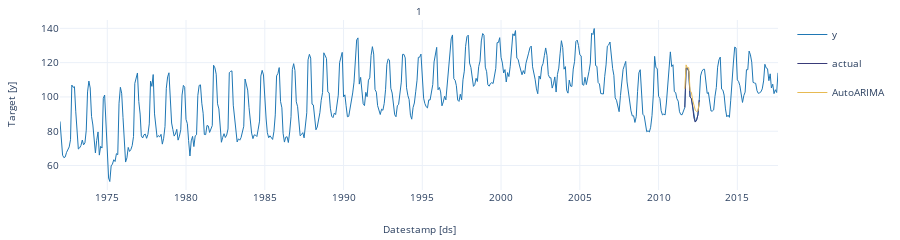
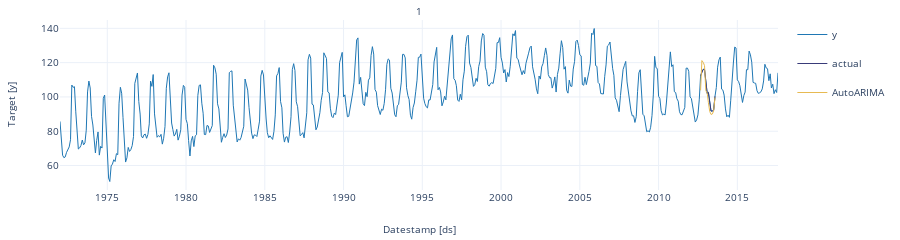
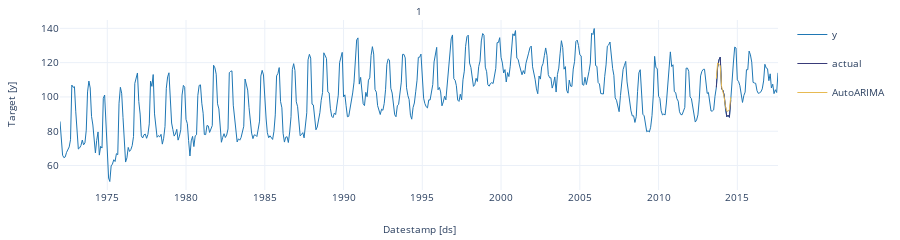
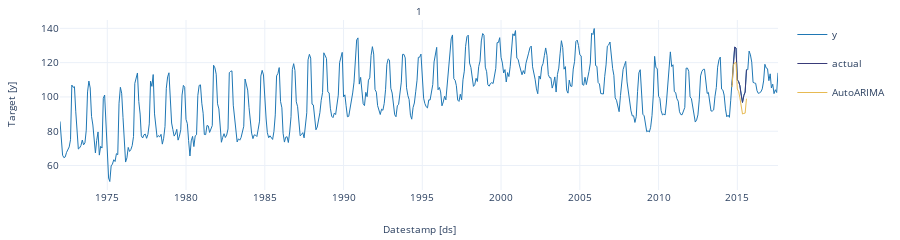

The code cell stored with these charts, in order, in its notebook:
### Markdown cell above
We’ll now plot the forecast for each cutoff period. To make the plots clearer, we’ll rename the actual values in each period.

### Code cell
crossvalidation_df.rename(columns = {'y' : 'actual'}, inplace = True) # rename actual values 

cutoff = crossvalidation_df['cutoff'].unique()

for k in range(len(cutoff)): 
    cv = crossvalidation_df[crossvalidation_df['cutoff'] == cutoff[k]]
    StatsForecast.plot(df, cv.loc[:, cv.columns != 'cutoff'])

### Figure 1 — Plotly figure (JSON) as saved in the notebook; plotly's stock layout.template omitted (floating-point values rounded to 4 significant figures; data arrays with more than 128 entries replaced by an {"elided": "..."} marker saying what was removed)
{"data": [{"legendgroup": "y", "line": {"color": "#1f77b4", "width": 1}, "mode": "lines", "name": "y", "showlegend": true, "type": "scatter", "x": {"elided": "548 str values"}, "xaxis": "x", "y": {"elided": "548 float values"}, "yaxis": "y"}, {"legendgroup": "actual", "line": {"color": "#393b79", "width": 1}, "mode": "lines", "name": "actual", "showlegend": true, "type": "scatter", "x": ["2011-09-01T00:00:00", "2011-10-01T00:00:00", "2011-11-01T00:00:00", "2011-12-01T00:00:00", "2012-01-01T00:00:00", "2012-02-01T00:00:00", "2012-03-01T00:00:00", "2012-04-01T00:00:00", "2012-05-01T00:00:00", "2012-06-01T00:00:00", "2012-07-01T00:00:00", "2012-08-01T00:00:00"], "xaxis": "x", "y": [93.91, 116.8, 116.8, 115.0, 99.97, 99.04, 94.15, 87.69, 85.35, 86.58, 89.52, 98.3], "yaxis": "y"}, {"legendgroup": "AutoARIMA", "line": {"color": "#e7ba52", "width": 1}, "mode": "lines", "name": "AutoARIMA", "showlegend": true, "type": "scatter", "x": ["2011-09-01T00:00:00", "2011-10-01T00:00:00", "2011-11-01T00:00:00", "2011-12-01T00:00:00", "2012-01-01T00:00:00", "2012-02-01T00:00:00", "2012-03-01T00:00:00", "2012-04-01T00:00:00", "2012-05-01T00:00:00", "2012-06-01T00:00:00", "2012-07-01T00:00:00", "2012-08-01T00:00:00"], "xaxis": "x", "y": [104.8, 118.7, 116.8, 117.1, 103.6, 102.7, 98.21, 95.24, 92.33, 91.51, 91.76, 96.86], "yaxis": "y"}], "layout": {"annotations": [{"font": {"size": 10}, "showarrow": false, "text": "1", "x": 0.5, "xanchor": "center", "xref": "paper", "y": 1, "yanchor": "bottom", "yref": "paper"}, {"font": {"size": 10}, "showarrow": false, "text": "Datestamp [ds]", "x": 0.5, "xanchor": "center", "xref": "paper", "y": 0, "yanchor": "top", "yref": "paper", "yshift": -30}, {"font": {"size": 10}, "showarrow": false, "text": "Target [y]", "textangle": -90, "x": 0, "xanchor": "right", "xref": "paper", "xshift": -40, "y": 0.5, "yanchor": "middle", "yref": "paper"}], "autosize": true, "font": {"size": 10}, "height": 150, "margin": {"b": 50, "l": 60, "r": 10, "t": 20}, "xaxis": {"anchor": "y", "domain": [0, 1], "showticklabels": true, "visible": true}, "yaxis": {"anchor": "x", "domain": [0, 1]}}}

### Figure 2 — Plotly figure (JSON) as saved in the notebook; plotly's stock layout.template omitted (floating-point values rounded to 4 significant figures; data arrays with more than 128 entries replaced by an {"elided": "..."} marker saying what was removed)
{"data": [{"legendgroup": "y", "line": {"color": "#1f77b4", "width": 1}, "mode": "lines", "name": "y", "showlegend": true, "type": "scatter", "x": {"elided": "548 str values"}, "xaxis": "x", "y": {"elided": "548 float values"}, "yaxis": "y"}, {"legendgroup": "actual", "line": {"color": "#393b79", "width": 1}, "mode": "lines", "name": "actual", "showlegend": true, "type": "scatter", "x": ["2012-09-01T00:00:00", "2012-10-01T00:00:00", "2012-11-01T00:00:00", "2012-12-01T00:00:00", "2013-01-01T00:00:00", "2013-02-01T00:00:00", "2013-03-01T00:00:00", "2013-04-01T00:00:00", "2013-05-01T00:00:00", "2013-06-01T00:00:00", "2013-07-01T00:00:00", "2013-08-01T00:00:00"], "xaxis": "x", "y": [112.3, 114.9, 116.1, 116.1, 107.1, 102.0, 102.6, 95.32, 91.76, 91.81, 92.43, 100.4], "yaxis": "y"}, {"legendgroup": "AutoARIMA", "line": {"color": "#e7ba52", "width": 1}, "mode": "lines", "name": "AutoARIMA", "showlegend": true, "type": "scatter", "x": ["2012-09-01T00:00:00", "2012-10-01T00:00:00", "2012-11-01T00:00:00", "2012-12-01T00:00:00", "2013-01-01T00:00:00", "2013-02-01T00:00:00", "2013-03-01T00:00:00", "2013-04-01T00:00:00", "2013-05-01T00:00:00", "2013-06-01T00:00:00", "2013-07-01T00:00:00", "2013-08-01T00:00:00"], "xaxis": "x", "y": [103.9, 121.2, 120.2, 118.3, 103.7, 102.2, 96.72, 91.54, 89.77, 90.04, 91.91, 99.73], "yaxis": "y"}], "layout": {"annotations": [{"font": {"size": 10}, "showarrow": false, "text": "1", "x": 0.5, "xanchor": "center", "xref": "paper", "y": 1, "yanchor": "bottom", "yref": "paper"}, {"font": {"size": 10}, "showarrow": false, "text": "Datestamp [ds]", "x": 0.5, "xanchor": "center", "xref": "paper", "y": 0, "yanchor": "top", "yref": "paper", "yshift": -30}, {"font": {"size": 10}, "showarrow": false, "text": "Target [y]", "textangle": -90, "x": 0, "xanchor": "right", "xref": "paper", "xshift": -40, "y": 0.5, "yanchor": "middle", "yref": "paper"}], "autosize": true, "font": {"size": 10}, "height": 150, "margin": {"b": 50, "l": 60, "r": 10, "t": 20}, "xaxis": {"anchor": "y", "domain": [0, 1], "showticklabels": true, "visible": true}, "yaxis": {"anchor": "x", "domain": [0, 1]}}}

### Figure 3 — Plotly figure (JSON) as saved in the notebook; plotly's stock layout.template omitted (floating-point values rounded to 4 significant figures; data arrays with more than 128 entries replaced by an {"elided": "..."} marker saying what was removed)
{"data": [{"legendgroup": "y", "line": {"color": "#1f77b4", "width": 1}, "mode": "lines", "name": "y", "showlegend": true, "type": "scatter", "x": {"elided": "548 str values"}, "xaxis": "x", "y": {"elided": "548 float values"}, "yaxis": "y"}, {"legendgroup": "actual", "line": {"color": "#393b79", "width": 1}, "mode": "lines", "name": "actual", "showlegend": true, "type": "scatter", "x": ["2013-09-01T00:00:00", "2013-10-01T00:00:00", "2013-11-01T00:00:00", "2013-12-01T00:00:00", "2014-01-01T00:00:00", "2014-02-01T00:00:00", "2014-03-01T00:00:00", "2014-04-01T00:00:00", "2014-05-01T00:00:00", "2014-06-01T00:00:00", "2014-07-01T00:00:00", "2014-08-01T00:00:00"], "xaxis": "x", "y": [105.5, 117.3, 121.6, 123.2, 104.6, 104.0, 101.1, 93.0, 88.41, 89.37, 88.09, 98.08], "yaxis": "y"}, {"legendgroup": "AutoARIMA", "line": {"color": "#e7ba52", "width": 1}, "mode": "lines", "name": "AutoARIMA", "showlegend": true, "type": "scatter", "x": ["2013-09-01T00:00:00", "2013-10-01T00:00:00", "2013-11-01T00:00:00", "2013-12-01T00:00:00", "2014-01-01T00:00:00", "2014-02-01T00:00:00", "2014-03-01T00:00:00", "2014-04-01T00:00:00", "2014-05-01T00:00:00", "2014-06-01T00:00:00", "2014-07-01T00:00:00", "2014-08-01T00:00:00"], "xaxis": "x", "y": [110.6, 119.8, 119.1, 118.2, 106.1, 102.9, 100.1, 94.44, 91.8, 91.63, 92.54, 99.86], "yaxis": "y"}], "layout": {"annotations": [{"font": {"size": 10}, "showarrow": false, "text": "1", "x": 0.5, "xanchor": "center", "xref": "paper", "y": 1, "yanchor": "bottom", "yref": "paper"}, {"font": {"size": 10}, "showarrow": false, "text": "Datestamp [ds]", "x": 0.5, "xanchor": "center", "xref": "paper", "y": 0, "yanchor": "top", "yref": "paper", "yshift": -30}, {"font": {"size": 10}, "showarrow": false, "text": "Target [y]", "textangle": -90, "x": 0, "xanchor": "right", "xref": "paper", "xshift": -40, "y": 0.5, "yanchor": "middle", "yref": "paper"}], "autosize": true, "font": {"size": 10}, "height": 150, "margin": {"b": 50, "l": 60, "r": 10, "t": 20}, "xaxis": {"anchor": "y", "domain": [0, 1], "showticklabels": true, "visible": true}, "yaxis": {"anchor": "x", "domain": [0, 1]}}}

### Figure 4 — Plotly figure (JSON) as saved in the notebook; plotly's stock layout.template omitted (floating-point values rounded to 4 significant figures; data arrays with more than 128 entries replaced by an {"elided": "..."} marker saying what was removed)
{"data": [{"legendgroup": "y", "line": {"color": "#1f77b4", "width": 1}, "mode": "lines", "name": "y", "showlegend": true, "type": "scatter", "x": {"elided": "548 str values"}, "xaxis": "x", "y": {"elided": "548 float values"}, "yaxis": "y"}, {"legendgroup": "actual", "line": {"color": "#393b79", "width": 1}, "mode": "lines", "name": "actual", "showlegend": true, "type": "scatter", "x": ["2014-09-01T00:00:00", "2014-10-01T00:00:00", "2014-11-01T00:00:00", "2014-12-01T00:00:00", "2015-01-01T00:00:00", "2015-02-01T00:00:00", "2015-03-01T00:00:00", "2015-04-01T00:00:00", "2015-05-01T00:00:00", "2015-06-01T00:00:00", "2015-07-01T00:00:00", "2015-08-01T00:00:00"], "xaxis": "x", "y": [106.9, 119.8, 129.1, 128.6, 110.0, 108.9, 106.5, 101.1, 96.78, 100.8, 102.8, 115.9], "yaxis": "y"}, {"legendgroup": "AutoARIMA", "line": {"color": "#e7ba52", "width": 1}, "mode": "lines", "name": "AutoARIMA", "showlegend": true, "type": "scatter", "x": ["2014-09-01T00:00:00", "2014-10-01T00:00:00", "2014-11-01T00:00:00", "2014-12-01T00:00:00", "2015-01-01T00:00:00", "2015-02-01T00:00:00", "2015-03-01T00:00:00", "2015-04-01T00:00:00", "2015-05-01T00:00:00", "2015-06-01T00:00:00", "2015-07-01T00:00:00", "2015-08-01T00:00:00"], "xaxis": "x", "y": [105.8, 118.5, 119.9, 120.1, 104.6, 103.1, 99.52, 93.22, 90.03, 90.38, 90.55, 98.96], "yaxis": "y"}], "layout": {"annotations": [{"font": {"size": 10}, "showarrow": false, "text": "1", "x": 0.5, "xanchor": "center", "xref": "paper", "y": 1, "yanchor": "bottom", "yref": "paper"}, {"font": {"size": 10}, "showarrow": false, "text": "Datestamp [ds]", "x": 0.5, "xanchor": "center", "xref": "paper", "y": 0, "yanchor": "top", "yref": "paper", "yshift": -30}, {"font": {"size": 10}, "showarrow": false, "text": "Target [y]", "textangle": -90, "x": 0, "xanchor": "right", "xref": "paper", "xshift": -40, "y": 0.5, "yanchor": "middle", "yref": "paper"}], "autosize": true, "font": {"size": 10}, "height": 150, "margin": {"b": 50, "l": 60, "r": 10, "t": 20}, "xaxis": {"anchor": "y", "domain": [0, 1], "showticklabels": true, "visible": true}, "yaxis": {"anchor": "x", "domain": [0, 1]}}}
